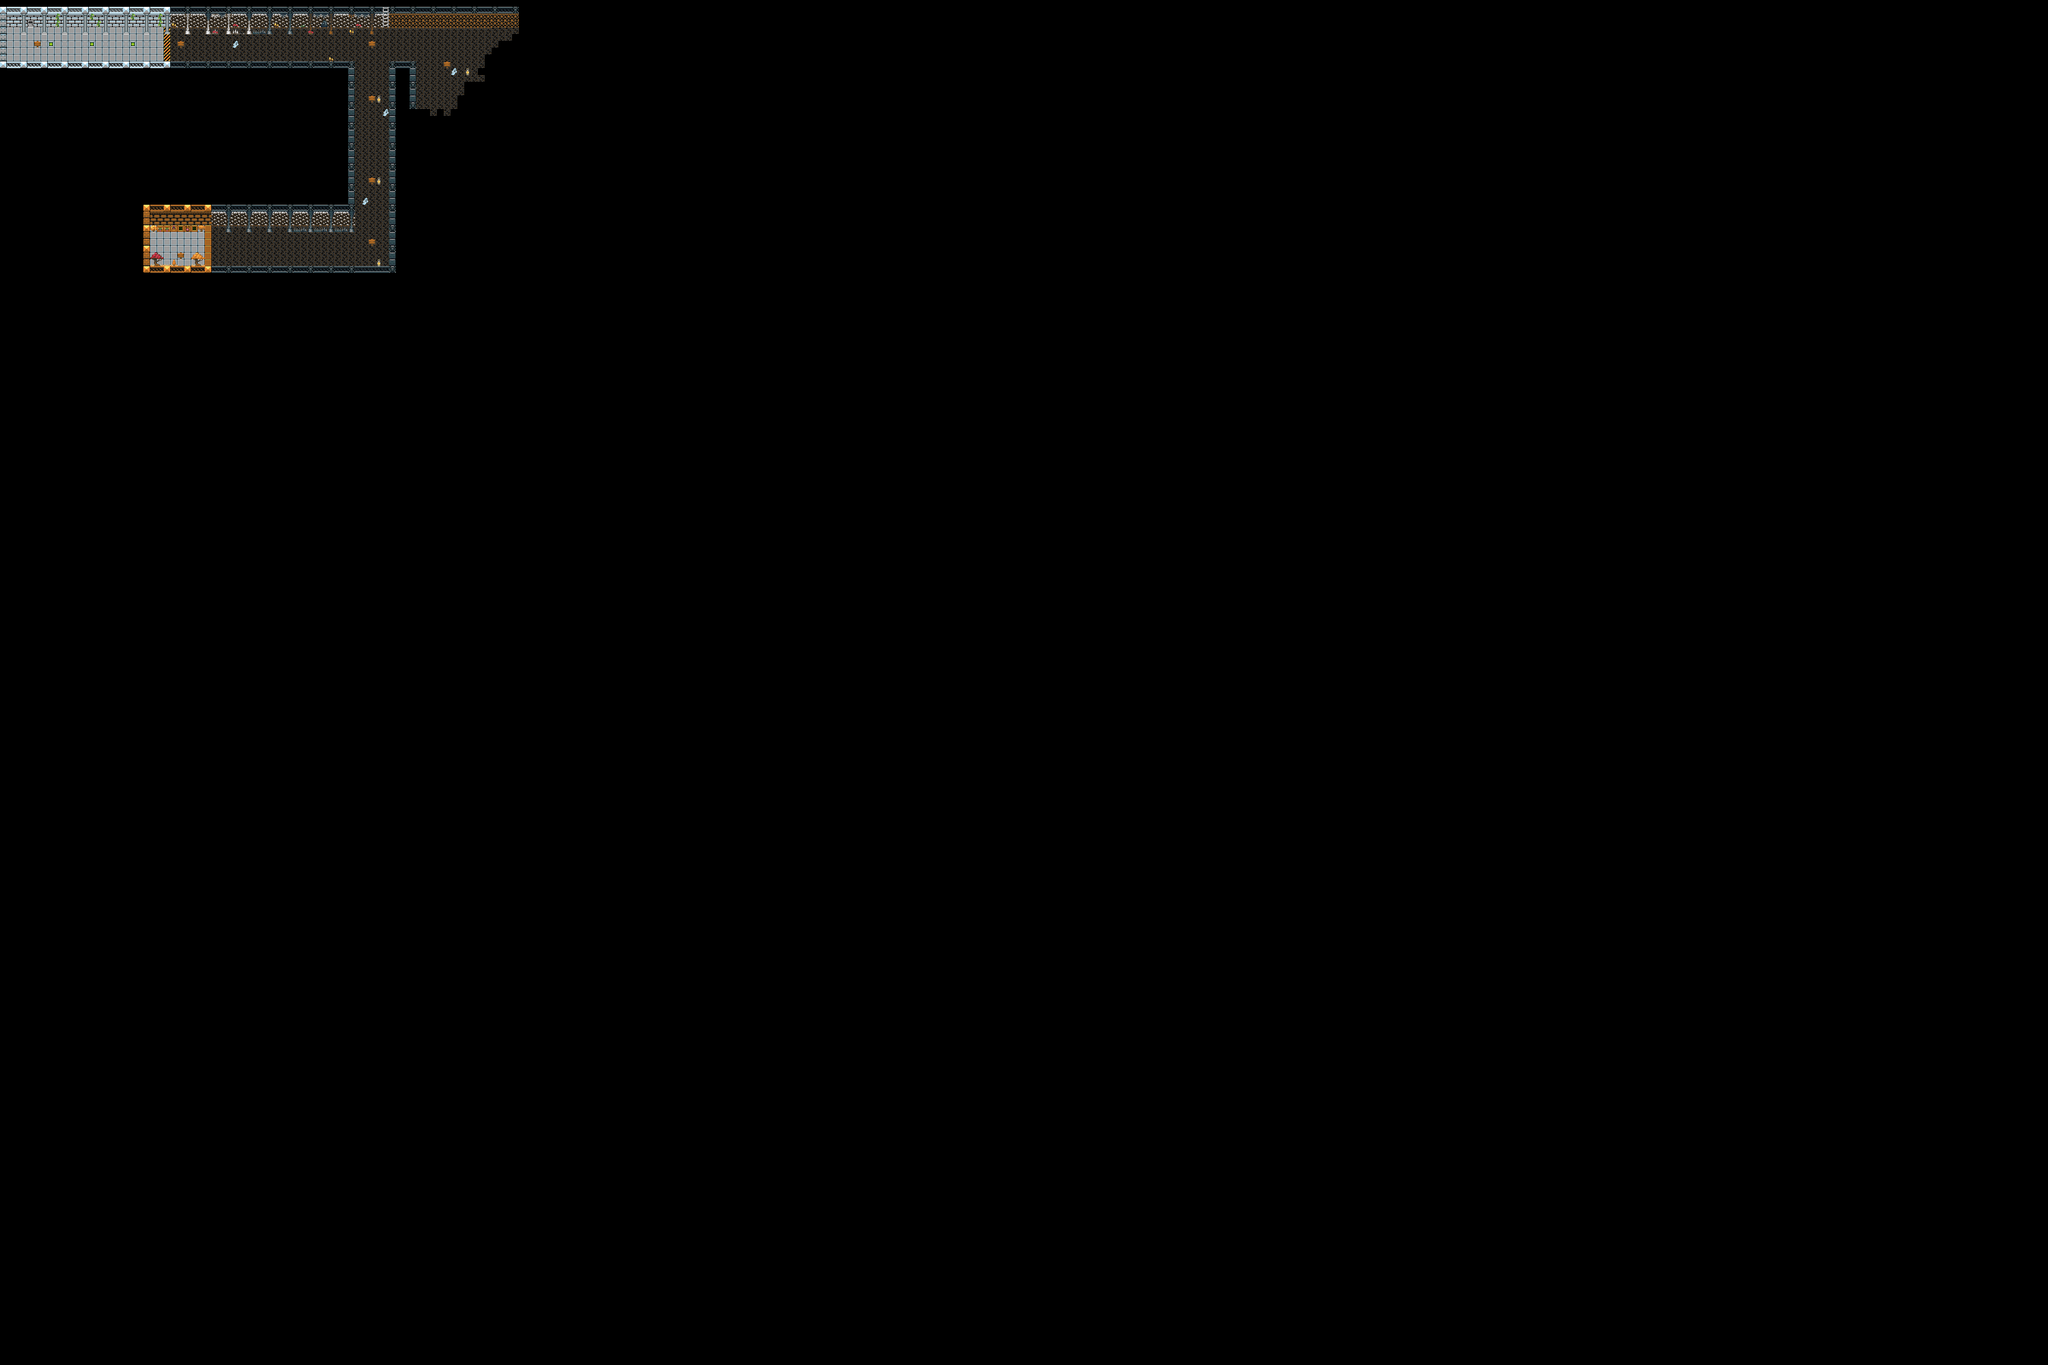

A level layout from a 2D game, rendered from its tile map. Below: a short description, then the map file with tile-grid data replaced by summaries:
An orthogonal 300x200 tile map with 16x16 px tiles, 3 tile layers (Bottom Layer, Second Layer, Third Layer), 1 hidden layer not drawn.

<map version="1.8" tiledversion="1.8.5" orientation="orthogonal" renderorder="right-down" width="300" height="200" tilewidth="16" tileheight="16" infinite="0" nextlayerid="5" nextobjectid="1">
 <tileset firstgid="1" source="android-world.tsx" />
 <layer id="1" name="Bottom Layer" width="300" height="200">
  <data>[60000 cells, 1061 non-empty, 27 distinct tile ids]</data>
 </layer>
 <layer id="2" name="Second Layer" width="300" height="200">
  <data>[60000 cells, 367 non-empty, 35 distinct tile ids]</data>
 </layer>
 <layer id="3" name="Third Layer" width="300" height="200">
  <data>[60000 cells, 123 non-empty, 31 distinct tile ids]</data>
 </layer>
 <layer id="4" name="collidable" width="300" height="200" visible="0">
  <data>[60000 cells, 326 non-empty, 1 distinct tile ids]</data>
 </layer>
</map>
